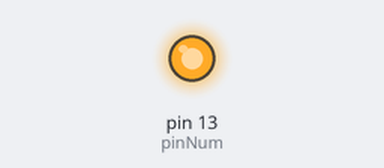
A sketch run on a simulated Arduino Uno, built with avr-gcc and run on an emulated ATmega328P. Shown: output pins drawn as LEDs (lit = HIGH).

Above: at 1.5 s.
At 4.5 s:
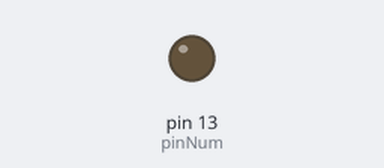
Timing chart, 0 to 7.8 s (numbered marks = the images above):
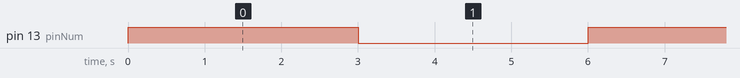

Measured:
- by itself, pin 13 (pinNum): alternates HIGH for 3.0 s and LOW for 3.0 s

The sketch:

sketch02_blink.ino
```cpp
int pinNum=13;//d13

void setup() {
  // put your setup code here, to run once:
pinMode(pinNum,OUTPUT);
}

void loop() {
  // put your main code here, to run repeatedly:
digitalWrite(pinNum,HIGH);
delay(3000);
digitalWrite(pinNum,LOW);
delay(3000);
}
```
